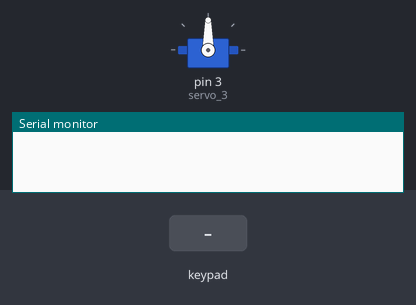
Bench run of a sketch on a simulated Arduino Uno, built with avr-gcc and run on an emulated ATmega328P. Shown: servo, the last lines printed to the serial monitor. Wiring (inferred from the names in the program): 4×4 keypad with keys 1 2 3 A 4 5 6 B 7 8 9 C * 0 # D: rows pin 11, pin 10, pin 9, pin 8; columns pin 7, pin 6, pin 5, pin 4. The inputs (shaded band) are chosen by the test bench.

Above: at 1.2 s.
1.3 s: key '*' pressed
At 2.1 s:
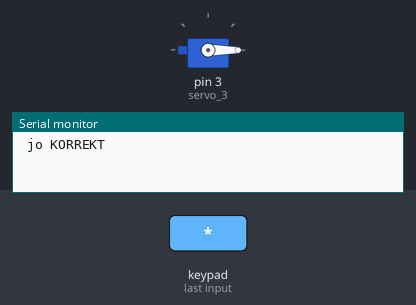
2.8 s: keypad keys 1 2 3 4 pressed 0.4 s apart
Timing chart, 0 to 5.8 s (numbered marks = the images above; inputs shaded):
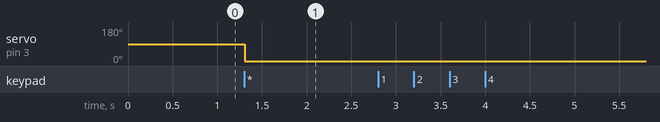

Measured:
- after the input at 1.3 s, servo on pin 3 (servo_3): 90° → 0° at once

The sketch:

Kasaforta.ino
```cpp
#include <Servo.h>

Servo servo_3;
byte rows[] = {11,10,9,8};
byte columns[] = {7,6,5,4};
int pass [10]={0,1,1,1,1,0,0,0,0,0};
int hyrja[10]= {0,0,0,0,0,0,0,0,0,0};
int test = 0;

char getKey(){
  char keys[4][4] = {
    {'1','2','3','A'},
    {'4','5','6','B'},
    {'7','8','9','C'},
    {'*','0','#','D'}
  };

  char k = '\0';

  for (int r=0; r<4; r++){
    digitalWrite(rows[r], LOW);

    for (int c=0; c<4; c++){
      if (digitalRead(columns[c]) == LOW){
        k = keys[r][c];
        break;
      }
    }

    digitalWrite(rows[r], HIGH);

    if (k) {
      break;
    }
  }

  return k;
}

char getKeyOnce(){
  static char lastVal = '\0';
  static unsigned long m = 0;
  char val = getKey();
  if (lastVal != val && millis() > (m+100) ) { //M+100 -->DEBOUNCING 100ms
    lastVal = val;
    m = millis();

    return lastVal;
  }
  return '\0';
}

void setup() {
  servo_3.attach(3);
  for (int i=0; i<4; i++){
    pinMode(rows[i], OUTPUT);
    pinMode(columns[i], INPUT_PULLUP);

    digitalWrite(rows[i], HIGH);
  }

  Serial.begin(9600);
}

void loop(){

  char k = getKeyOnce();
  if (k == '0') {
    hyrja [0]= 1;
    Serial.println(k);
  }
  if (k == '1') {
    hyrja [1]= 1;
    Serial.println(k);
  }
  if (k == '2') {
    hyrja [2]= 1;
    Serial.println(k);
  }
  if (k == '3') {
    hyrja [3]= 1;
    Serial.println(k);
  }
  if (k == '4') {
    hyrja [4]= 1;
    Serial.println(k);
  }
  if (k == '5') {
    hyrja [5]= 1;
    Serial.println(k);
  }
  if (k == '6') {
    hyrja [6]= 1;
    Serial.println(k);
  }
  if (k == '7') {
    hyrja [7]= 1;
    Serial.println(k);
  }
  if (k == '8') {
    hyrja [8]= 1;
    Serial.println(k);
  }
  if (k == '9') {
    hyrja [9]= 1;
    Serial.println(k);
  }
  if (k == '*') {
    for(int s=0; s<10; s++){
      if(pass[s]==hyrja[s]){
        test = test+1;
      }
    }
    if(test == 10){
      Serial.println("KORREKT");
       servo_3.write(90);
      digitalWrite(2, LOW);
      digitalWrite(12, HIGH);
      }
      else{
        servo_3.write(0);
        Serial.println(" jo KORREKT");
        digitalWrite(2, HIGH);
        digitalWrite(12, LOW);
       }
  }
 if (k == '#') {
    for(int m=0; m<10; m++){
      hyrja[m]=0;
    }
   test=0;
    servo_3.write(0);
   digitalWrite(2, LOW);
   digitalWrite(12, LOW);

  }


  delay(10); //apenas para o simulador.
}
```
